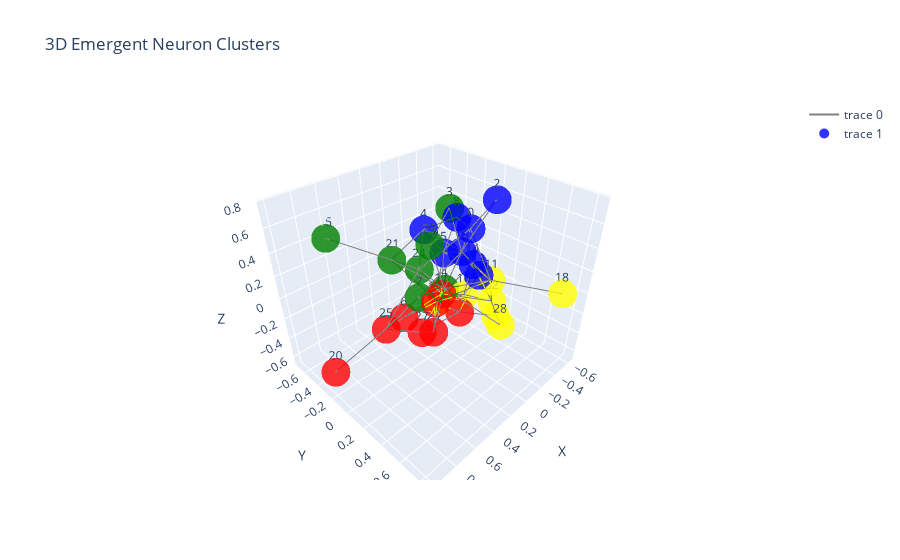

The notebook cell saved with this chart:
### Code cell
from networkx.algorithms.community import modularity
from kneed import KneeLocator

def find_best_k(model, input_neurons, input_values, output_neurons, min_k=10, max_k=100, step=5, max_components=4):
    k_values = []
    mod_values = []
    for k in range(min_k, max_k + 1, step):
        G = get_energy_graph(model, k=k)
        components = nx.number_connected_components(G)
        communities = greedy_modularity_communities(G, weight='weight')
        current_mod = modularity(G, communities, weight='weight')
        if components <= max_components:  # Filter for connectedness
            k_values.append(k)
            mod_values.append(current_mod)
            print(f"k={k}: Modularity={current_mod:.4f}, Components={components}")
    
    if not k_values:
        print("No valid k found; try increasing max_components")
        return min_k
    
    # Find elbow (knee) in modularity curve
    kneedle = KneeLocator(k_values, mod_values, curve="convex", direction="decreasing")
    best_k = kneedle.knee if kneedle.knee else k_values[np.argmax(mod_values)]
    print(f"Best balanced k: {best_k} (modularity={max(mod_values):.4f})")
    return best_k

best_k = find_best_k(model, xor_in_neurons, xor_inputs, xor_out_neurons)


G = get_energy_graph(model, k=best_k)
pos = nx.spring_layout(G, seed=42)
communities = greedy_modularity_communities(G, weight='weight')
partition = {}
for cluster_id, comm in enumerate(communities):
    for node in comm:
        partition[node] = cluster_id
print("Detected clusters:", partition)

plt.figure(figsize=(8, 8))
colors = {0: 'blue', 1: 'red', 2: 'green', 3: 'yellow', 4: 'purple', 5: 'orange'}
node_colors = [colors.get(partition.get(i, 0), 'gray') for i in G.nodes()]
nx.draw(G, pos, node_color=node_colors, node_size=200, with_labels=True)
plt.title("Emergent Neuron Clusters (Energy Model)")
plt.show()

import plotly.graph_objects as go

def visualize_3d(G, pos, partition):
    # Generate 3D positions (use spring_layout with dim=3 or random)
    pos_3d = nx.spring_layout(G, dim=3, seed=42)

    # Edge traces
    edge_x, edge_y, edge_z = [], [], []
    for edge in G.edges():
        x0, y0, z0 = pos_3d[edge[0]]
        x1, y1, z1 = pos_3d[edge[1]]
        edge_x += [x0, x1, None]
        edge_y += [y0, y1, None]
        edge_z += [z0, z1, None]

    edge_trace = go.Scatter3d(x=edge_x, y=edge_y, z=edge_z, mode='lines', line=dict(width=2, color='gray'), hoverinfo='none')

    # Node traces
    node_x, node_y, node_z = [], [], []
    node_colors = []
    colors = {0: 'blue', 1: 'red', 2: 'green', 3: 'yellow', 4: 'purple', 5: 'orange'}
    for node in G.nodes():
        x, y, z = pos_3d[node]
        node_x.append(x)
        node_y.append(y)
        node_z.append(z)
        node_colors.append(colors.get(partition.get(node, 0), 'gray'))

    node_trace = go.Scatter3d(x=node_x, y=node_y, z=node_z, mode='markers+text', marker=dict(size=10, color=node_colors, opacity=0.8),
                              text=list(G.nodes()), hoverinfo='text')

    fig = go.Figure(data=[edge_trace, node_trace], layout=go.Layout(title='3D Emergent Neuron Clusters', scene=dict(xaxis_title='X', yaxis_title='Y', zaxis_title='Z')))
    fig.show()


# Use the visualize_3d function from earlier for 3D
visualize_3d(G, pos, partition)

### Figure 1 — Plotly figure (JSON) as saved in the notebook; plotly's stock layout.template omitted (floating-point values rounded to 4 significant figures; data arrays with more than 128 entries replaced by an {"elided": "..."} marker saying what was removed)
{"data": [{"hoverinfo": "none", "line": {"color": "gray", "width": 2}, "mode": "lines", "type": "scatter3d", "x": {"elided": "210 float values"}, "y": {"elided": "210 float values"}, "z": {"elided": "210 float values"}}, {"hoverinfo": "text", "marker": {"color": ["blue", "green", "blue", "green", "blue", "blue", "red", "green", "blue", "yellow", "yellow", "yellow", "yellow", "blue", "blue", "green", "blue", "red", "yellow", "red", "red", "green", "yellow", "green", "green", "red", "red", "red", "yellow", "red"], "opacity": 0.8, "size": 10}, "mode": "markers+text", "text": ["0", "1", "2", "3", "4", "5", "6", "7", "8", "9", "10", "11", "12", "13", "14", "15", "16", "17", "18", "19", "20", "21", "22", "23", "24", "25", "26", "27", "28", "29"], "type": "scatter3d", "x": [-0.1763, 0.1437, -0.2911, 0.1609, -0.03383, -0.2242, 0.2493, 0.3944, -0.3249, 0.09932, -0.2793, -0.1811, -0.6236, -0.4075, -0.3233, 0.6121, -0.09812, -0.05831, -0.3454, -0.1105, 1.0, 0.3025, -0.3814, 0.3724, 0.1715, 0.5261, -0.3389, 0.1294, -0.1469, 0.1829], "y": [0.08956, 0.1296, 0.2265, 0.1803, -0.2797, -0.2357, -0.2398, 0.1146, -0.1907, 0.01503, -0.03607, 0.3131, 0.07139, 0.01195, 0.009401, -0.6916, 0.07745, -0.09493, 0.84, -0.2266, -0.1704, -0.2901, 0.193, 0.2062, -0.1192, -0.1347, -0.1345, -0.1503, 0.4676, 0.04851], "z": [0.4523, 0.07352, 0.6948, 0.763, 0.3583, 0.08368, -0.356, 0.1156, 0.3967, -0.1265, -0.2803, 0.08452, -0.65, -0.1139, 0.03005, 0.372, 0.2786, -0.1909, 0.1408, -0.3836, -0.4125, 0.2175, -0.2853, 0.5781, 0.1483, -0.2548, -0.5621, -0.5378, -0.2526, -0.3813]}], "layout": {"scene": {"xaxis": {"title": {"text": "X"}}, "yaxis": {"title": {"text": "Y"}}, "zaxis": {"title": {"text": "Z"}}}, "title": {"text": "3D Emergent Neuron Clusters"}}}
